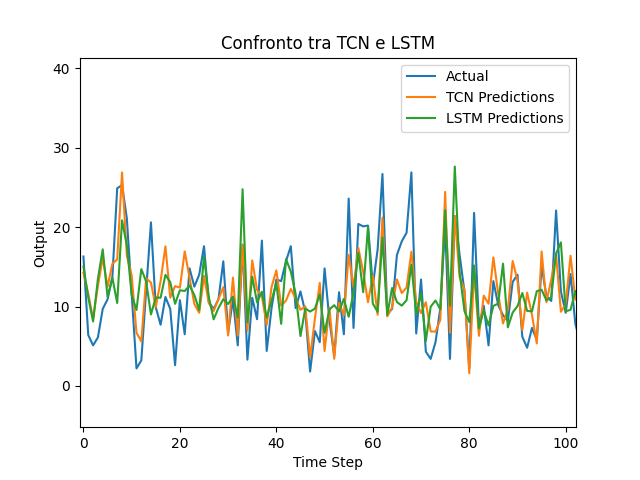

Write the Python code that produced this figure.
import torch
import torch.nn as nn
import torch.nn.functional as F
import torch.optim as optim
import pandas as pd
import numpy as np
import matplotlib.pyplot as plt
from torch.utils.data import DataLoader, Dataset, random_split
from tqdm import tqdm
import time

# Verifica se CUDA è disponibile
device = torch.device("cuda" if torch.cuda.is_available() else "cpu")
print(f"Usando dispositivo: {device}")

# === Parametro Fisso per Sequence Length ===
SEQUENCE_LENGTH = 8  # Imposta la lunghezza della sequenza in base alle tue esigenze

# === Classe per la creazione del dataset ===
class TimeSeriesDataset(Dataset):
    def __init__(self, data, input_cols, output_cols, sequence_length=SEQUENCE_LENGTH):
        self.X = torch.tensor(data[input_cols].values, dtype=torch.float32)
        self.y = torch.tensor(data[output_cols].values, dtype=torch.float32)
        self.sequence_length = sequence_length

    def __len__(self):
        return len(self.X) - self.sequence_length + 1

    def __getitem__(self, idx):
        x_sequence = self.X[idx:idx + self.sequence_length].T  # Shape (num_features, sequence_length)
        y_value = self.y[idx + self.sequence_length - 1]  # Prendiamo l'ultimo valore come target
        return x_sequence, y_value


# === CausalConv1d: Classe per la convoluzione causale 1D ===
class CausalConv1d(nn.Module):
    def __init__(self, in_channels, out_channels, kernel_size, dilation):
        super(CausalConv1d, self).__init__()
        self.kernel_size = kernel_size
        self.dilation = dilation
        self.conv = nn.Conv1d(in_channels, out_channels, kernel_size, padding=0, dilation=dilation)

    def forward(self, x):
        padding = (self.kernel_size - 1) * self.dilation
        x = F.pad(x, (padding, 0))
        return self.conv(x)


# === Modello TCN ===
class TCN(nn.Module):
    def __init__(self, input_dim, output_dim, hidden_dim=32, num_layers=2):
        super(TCN, self).__init__()
        self.layers = nn.ModuleList([CausalConv1d(input_dim, hidden_dim, kernel_size=3, dilation=1)])
        for i in range(1, num_layers - 1):
            dilation = 2 ** i
            self.layers.append(CausalConv1d(hidden_dim, hidden_dim, kernel_size=3, dilation=dilation))
        dilation = 2 ** (num_layers - 1)
        self.layers.append(CausalConv1d(hidden_dim, output_dim, kernel_size=3, dilation=dilation))
        self.relu = nn.ReLU()

    def forward(self, x):
        for layer in self.layers[:-1]:
            x = self.relu(layer(x))
        x = self.layers[-1](x)
        return x[:, :, -1]


# === Modello LSTM ===
class LSTMModel(nn.Module):
    def __init__(self, input_dim, output_dim, hidden_dim=32, num_layers=2):
        super(LSTMModel, self).__init__()
        self.lstm = nn.LSTM(input_dim, hidden_dim, num_layers, batch_first=True)
        self.fc = nn.Linear(hidden_dim, output_dim)

    def forward(self, x):
        x = x.transpose(1, 2)
        _, (hidden, _) = self.lstm(x)
        return self.fc(hidden[-1])
    
def load_data():
    while True:
        file_path = input("\n> Inserisci il percorso del file .csv (ad esempio, 'dati.csv'): ")
        try:
            data = pd.read_csv(file_path)
            print("\n> Colonne disponibili nel dataset:", list(data.columns))
            input_cols = input("\n> Seleziona le colonne di input (separate da virgola): ").split(",")
            output_cols = input("\n> Seleziona le colonne di output (separate da virgola): ").split(",")

            # Controllo colonne
            missing_cols = [col for col in input_cols + output_cols if col not in data.columns]
            if missing_cols:
                print(f"\n> Errore: le seguenti colonne non sono presenti nel dataset: {missing_cols}\n")
                continue

            return data, input_cols, output_cols
        except FileNotFoundError:
            print("\n> Errore: il file specificato non è stato trovato. Riprova.\n")
        except pd.errors.EmptyDataError:
            print("\n> Errore: il file è vuoto o danneggiato. Riprova.\n")


# === Funzione per la pulizia dei dati e la gestione dei NaN ===
def check_and_clean_data(data, input_cols, output_cols):
    nan_count = data[input_cols + output_cols].isna().sum().sum()
    if nan_count > 0:
        print(f"\n> Avviso: trovati {nan_count} valori NaN nel dataset. Verranno rimossi automaticamente.\n")
        data = data.dropna(subset=input_cols + output_cols).reset_index(drop=True)
    return data


# === Funzione di training ===
def train_model(model, train_loader, val_loader, epochs=1000, patience=50, threshold=1e-4, learning_rate=1e-3):
    print(f"\n> Inizio training del modello: {type(model).__name__}\n")
    model.to(device)  # Trasferisce il modello su GPU
    criterion = nn.MSELoss()
    optimizer = optim.Adam(model.parameters(), lr=learning_rate)
    train_losses, val_losses = [], []
    best_val_loss = float('inf')
    epochs_without_improvement = 0

    plt.ion()
    fig, ax = plt.subplots()

    try:
        for epoch in range(epochs):
            model.train()
            train_loss = 0
            for inputs, targets in train_loader:
                inputs, targets = inputs.to(device), targets.to(device)  # Trasferisce i dati su GPU
                optimizer.zero_grad()
                outputs = model(inputs)
                loss = criterion(outputs, targets)
                loss.backward()
                optimizer.step()
                train_loss += loss.item()
            train_loss /= len(train_loader)
            train_losses.append(train_loss)

            # Validation
            model.eval()
            val_loss = 0
            with torch.no_grad():
                for inputs, targets in val_loader:
                    inputs, targets = inputs.to(device), targets.to(device)  # Trasferisce i dati su GPU
                    outputs = model(inputs)
                    val_loss += criterion(outputs, targets).item()
            val_loss /= len(val_loader)
            val_losses.append(val_loss)

            # Aggiornamento grafico
            ax.clear()
            ax.plot(train_losses, label='Training Loss')
            ax.plot(val_losses, label='Validation Loss')
            ax.set_xlabel('Epoch')
            ax.set_ylabel('Loss')
            ax.legend()
            plt.draw()
            plt.pause(0.01)

            # Salvataggio miglior modello
            if val_loss < best_val_loss - threshold:
                best_val_loss = val_loss
                epochs_without_improvement = 0
                torch.save(model.state_dict(), f'best_model_{type(model).__name__}.pth')
                print(f"> Epoch {epoch+1}: Miglioramento della Validation Loss, modello salvato.")
            else:
                epochs_without_improvement += 1

            if epochs_without_improvement >= patience:
                print(f"\n> Early stopping: nessun miglioramento per {patience} epoche consecutive.\n")
                break
    except KeyboardInterrupt:
        print(f"\n> Training interrotto manualmente alla epoca {epoch+1}.\n")

    plt.ioff()
    plt.show()
    return model, train_losses, val_losses


# === Funzione per testare il modello ===
def test_model(model, test_loader):
    model.eval()
    model.to(device)  # Trasferisce il modello su GPU
    predictions, actuals = [], []
    with torch.no_grad():
        for inputs, targets in test_loader:
            inputs, targets = inputs.to(device), targets.to(device)
            outputs = model(inputs)
            predictions.append(outputs.cpu().numpy())  # Riporta i dati su CPU per elaborazioni successive
            actuals.append(targets.cpu().numpy())
    predictions = np.concatenate(predictions, axis=0)
    actuals = np.concatenate(actuals, axis=0)
    return predictions, actuals


# === Funzione per il calcolo dell'RMSE ===
def calculate_rmse(predictions, actuals):
    return np.sqrt(np.mean((predictions - actuals) ** 2))


# === Funzione per confrontare TCN e LSTM ===
def compare_models(tcn_model, lstm_model, train_loader, val_loader, test_loader, epochs=100, patience=10, learning_rate=1e-3):
    print("\n> Inizio confronto dei modelli...")

    # Addestramento TCN
    print("\n> Addestramento modello TCN...")
    trained_tcn, _, _ = train_model(tcn_model, train_loader, val_loader, epochs, patience, learning_rate)

    # Addestramento LSTM
    print("\n> Addestramento modello LSTM...")
    trained_lstm, _, _ = train_model(lstm_model, train_loader, val_loader, epochs, patience, learning_rate)

    # Test modelli
    print("\n> Test modelli...")
    tcn_predictions, tcn_actuals = test_model(trained_tcn, test_loader)
    lstm_predictions, lstm_actuals = test_model(trained_lstm, test_loader)

    # Calcolo RMSE
    tcn_rmse = calculate_rmse(tcn_predictions, tcn_actuals)
    lstm_rmse = calculate_rmse(lstm_predictions, lstm_actuals)

    print(f"\n> RMSE TCN: {tcn_rmse:.4f}")
    print(f"> RMSE LSTM: {lstm_rmse:.4f}")

    # Confronto visivo
    plt.figure()
    plt.plot(tcn_actuals, label="Actual")
    plt.plot(tcn_predictions, label="TCN Predictions")
    plt.plot(lstm_predictions, label="LSTM Predictions")
    plt.xlabel("Time Step")
    plt.ylabel("Output")
    plt.legend()
    plt.title("Confronto tra TCN e LSTM")
    plt.show()


# === Funzione per calcolare il tempo di inferenza ===
def measure_inference_time(model, data_loader, num_batches=10):
    model.eval()
    model.to(device)  # Trasferisce il modello su GPU
    total_time = 0.0
    with torch.no_grad():
        for i, (inputs, _) in enumerate(data_loader):
            if i >= num_batches:  # Limita il numero di batch
                break
            inputs = inputs.to(device)
            start_time = time.time()
            _ = model(inputs)
            end_time = time.time()
            total_time += (end_time - start_time)
    avg_time_per_batch = total_time / min(len(data_loader), num_batches)
    return avg_time_per_batch


# === Confronto dei tempi di inferenza ===
def compare_inference_time(tcn_model, lstm_model, test_loader):
    print("\n> Calcolo del tempo medio di inferenza...")
    tcn_time = measure_inference_time(tcn_model, test_loader)
    lstm_time = measure_inference_time(lstm_model, test_loader)

    print(f"\n> Tempo medio di inferenza per batch:")
    print(f"  - TCN: {tcn_time:.6f} secondi")
    print(f"  - LSTM: {lstm_time:.6f} secondi")


# === Caricamento del Dataset ===
print("\n=== Caricamento del Dataset e Selezione delle Colonne ===")
data, input_cols, output_cols = load_data()
data = check_and_clean_data(data, input_cols, output_cols)

# Creazione e suddivisione del dataset
dataset = TimeSeriesDataset(data, input_cols, output_cols)
train_size, val_size = int(0.7 * len(dataset)), int(0.15 * len(dataset))
test_size = len(dataset) - train_size - val_size

train_dataset, val_dataset, test_dataset = random_split(dataset, [train_size, val_size, test_size])
train_loader = DataLoader(train_dataset, batch_size=32, shuffle=False)
val_loader = DataLoader(val_dataset, batch_size=32, shuffle=False)
test_loader = DataLoader(test_dataset, batch_size=32, shuffle=False)

# Parametri per i modelli
input_dim, output_dim, hidden_dim, num_layers = len(input_cols), len(output_cols), 16, 3
tcn_model = TCN(input_dim=input_dim, output_dim=output_dim, hidden_dim=hidden_dim, num_layers=num_layers)
lstm_model = LSTMModel(input_dim=input_dim, output_dim=output_dim, hidden_dim=hidden_dim, num_layers=num_layers)

# Confronto modelli
compare_models(tcn_model, lstm_model, train_loader, val_loader, test_loader, epochs=100, patience=100, learning_rate=1e-3)

# Esportazione modelli in ONNX
dummy_input = torch.randn(1, input_dim, SEQUENCE_LENGTH).to(device)
torch.onnx.export(tcn_model, dummy_input, "tcn_model.onnx", verbose=True)
torch.onnx.export(lstm_model, dummy_input, "lstm_model.onnx", verbose=True)

# Confronto dei tempi di inferenza
print("\n=== Confronto dei Tempi di Inferenza ===")
compare_inference_time(tcn_model, lstm_model, test_loader)


# path: NYC_Weather_2016_2022.csv
# output: windspeed_10m (km/h)
# input: temperature_2m (°C),cloudcover (%),cloudcover_low (%),cloudcover_mid (%),cloudcover_high (%),precipitation (mm),winddirection_10m (°)
